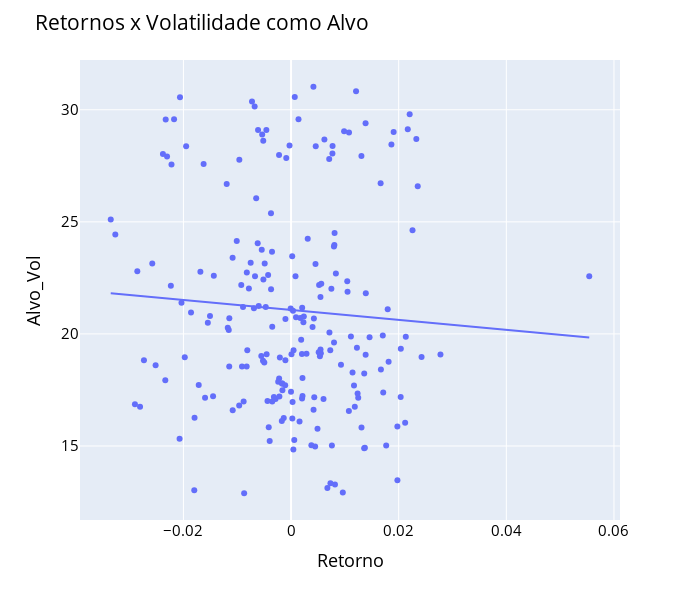

The code cell stored with this chart in its notebook:
### Markdown cell above
_______________________

### Code cell
# Analisando o retorno versus o alvo de volatilidade

fig = px.scatter(x = df1["Retorno"]
                 , y = df1["Alvo_Vol"] , trendline = "ols")

fig.update_layout(height = 600, width = 700
                  , title_text = "Retornos x Volatilidade como Alvo"
                  , font_color = "blue"
                  , title_font_color = "black"
                  , xaxis_title = "Retorno"
                  , yaxis_title = "Alvo_Vol"
                  , font = dict(size = 15, color = "Black")
                  , showlegend = True
                 )

fig.show()

### Figure 1 — Plotly figure (JSON) as saved in the notebook; plotly's stock layout.template omitted (floating-point values rounded to 4 significant figures; data arrays with more than 128 entries replaced by an {"elided": "..."} marker saying what was removed)
{"data": [{"hovertemplate": "x=%{x}<br>y=%{y}<extra></extra>", "legendgroup": "", "marker": {"color": "#636efa", "symbol": "circle"}, "mode": "markers", "name": "", "orientation": "v", "showlegend": false, "type": "scatter", "x": {"elided": "203 float values"}, "xaxis": "x", "y": {"elided": "203 float values"}, "yaxis": "y"}, {"hovertemplate": "<b>OLS trendline</b><br>y = -22.2482 * x + 21.0692<br>R<sup>2</sup>=0.004071<br><br>x=%{x}<br>y=%{y} <b>(trend)</b><extra></extra>", "legendgroup": "", "marker": {"color": "#636efa", "symbol": "circle"}, "mode": "lines", "name": "", "showlegend": false, "type": "scatter", "x": {"elided": "203 float values"}, "xaxis": "x", "y": {"elided": "203 float values"}, "yaxis": "y"}], "layout": {"font": {"color": "Black", "size": 15}, "height": 600, "legend": {"tracegroupgap": 0}, "margin": {"t": 60}, "showlegend": true, "title": {"font": {"color": "black"}, "text": "Retornos x Volatilidade como Alvo"}, "width": 700, "xaxis": {"anchor": "y", "domain": [0, 1], "title": {"text": "Retorno"}}, "yaxis": {"anchor": "x", "domain": [0, 1], "title": {"text": "Alvo_Vol"}}}}
